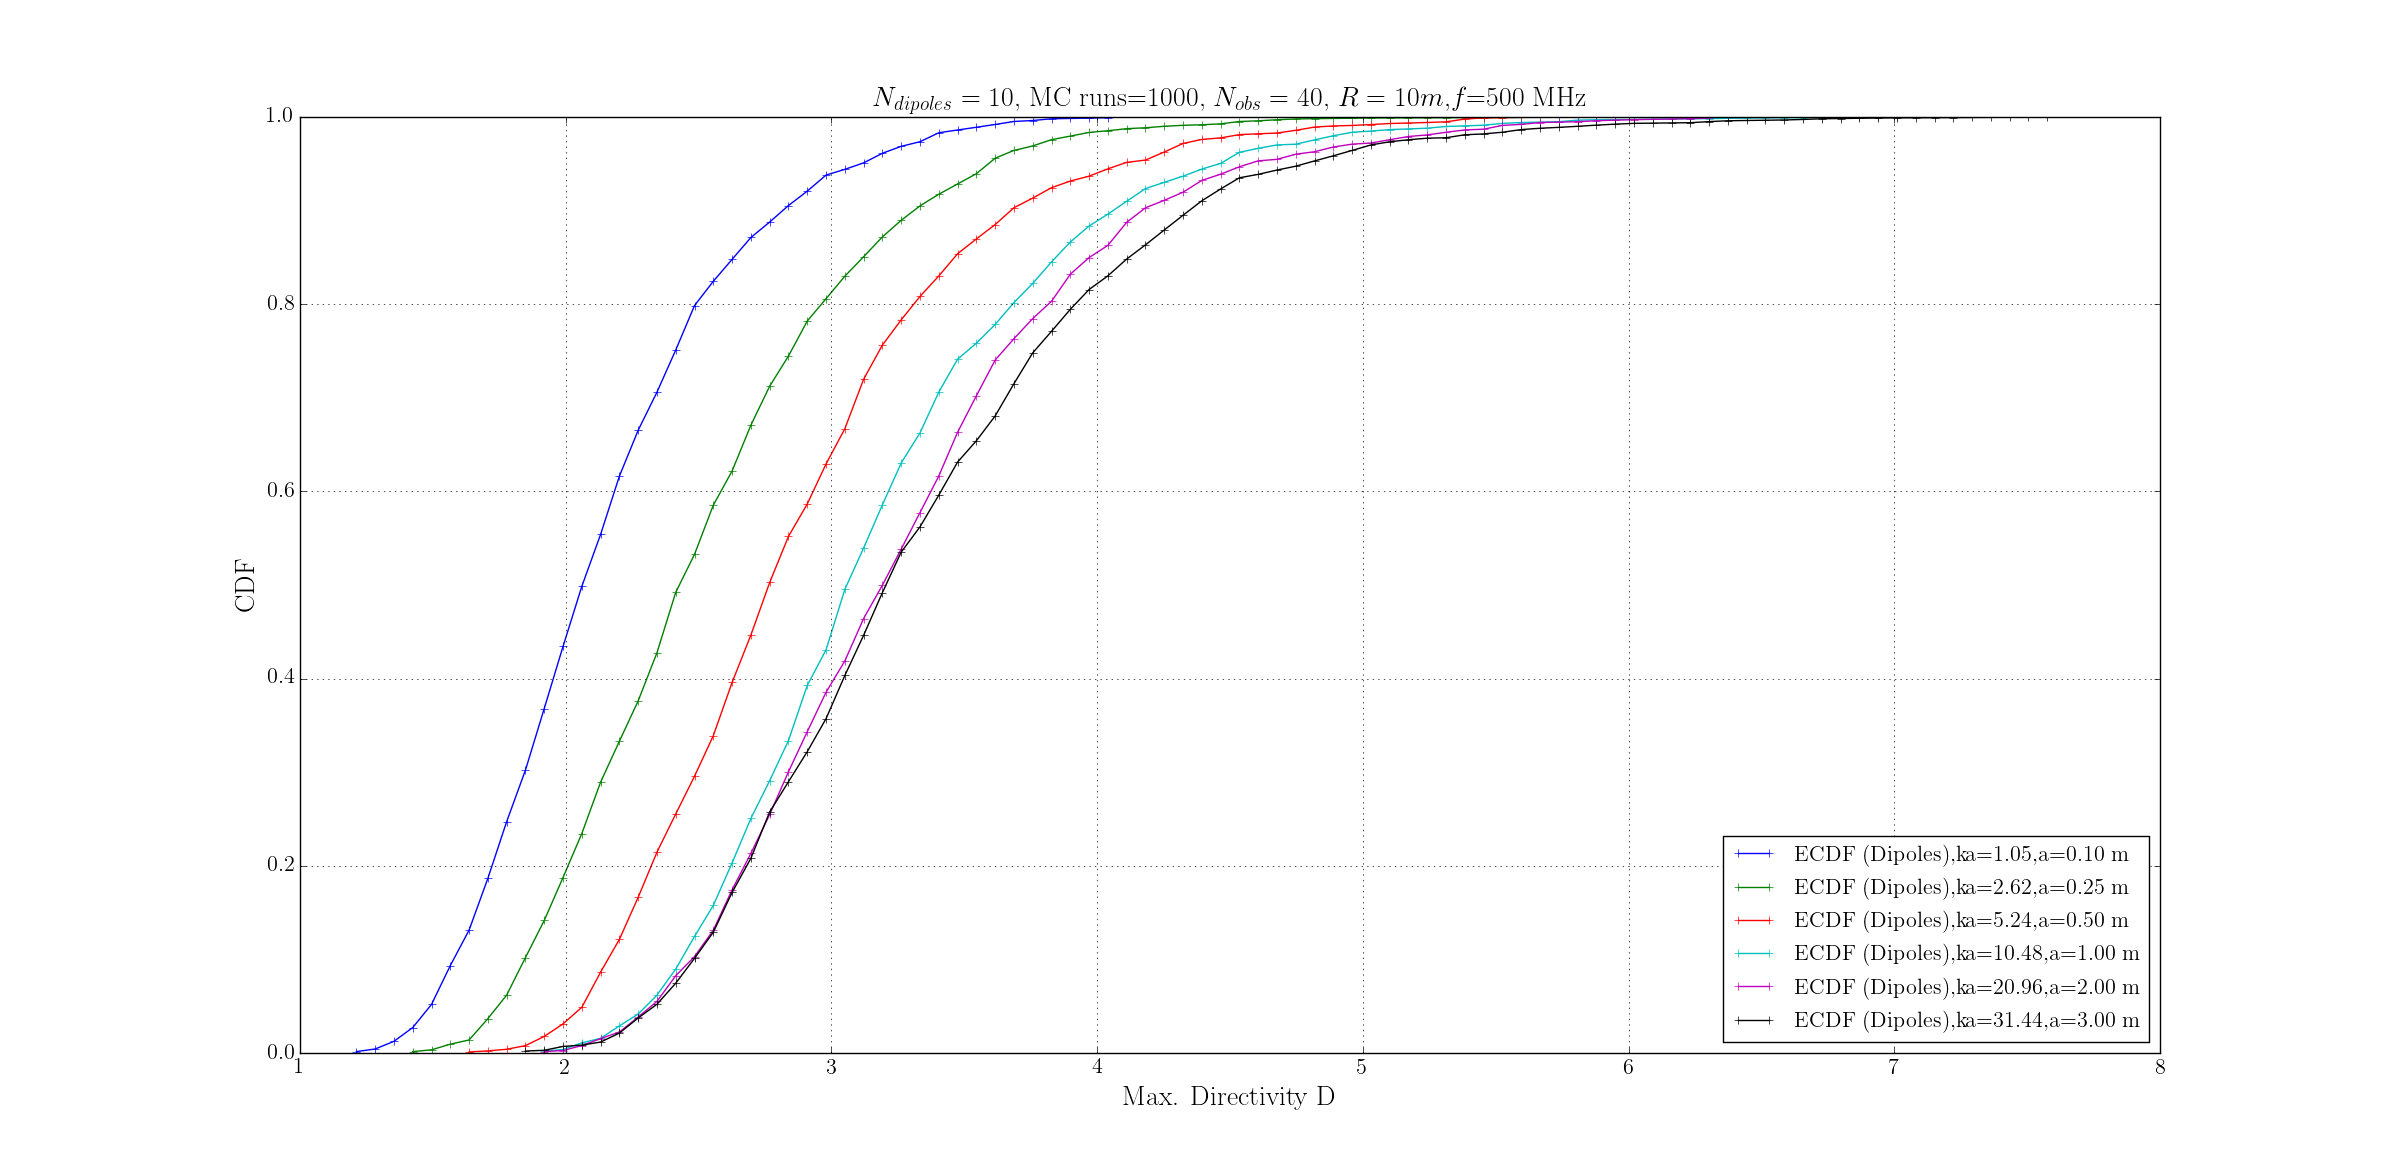

The Python source for this figure:
#-*- coding: utf-8 -*-
#Import from Python
from collections import deque
import numpy
import numpy.random
from scipy.integrate import quad
from scipy.stats import norm
from ecdf import ECDF
from itertools import cycle
import mpl_toolkits.mplot3d.axes3d as p3
from math import *
from cmath import *
import cmath
import cPickle
from matplotlib import rc, rcParams
from matplotlib.backends.backend_pdf import PdfPages
import pylab
import sys
import matplotlib
c=299792458.
pi=numpy.pi
mu0=4*pi*1e-7
eps0=1./(mu0*c**2)
twopi=2*pi
sin=numpy.sin
cos=numpy.cos
J=0+1j
from matplotlib import rc, rcParams
rc('text', usetex=True)
rc('font', family='serif')
fontsize=20
params = {#'backend': 'ps',
                    'font.size': fontsize,
                    'font.family': 'serif',
                    'font.serif': 'serif', 
                    'axes.titlesize': fontsize,
                    'axes.labelsize': fontsize,
                    'text.fontsize': fontsize,
                    'legend.fontsize': fontsize*0.8,
                    'xtick.labelsize': int(fontsize*0.8),
                    'ytick.labelsize': int(fontsize*0.8),
                    'text.usetex': True,
                    'figure.figsize': (5,5)}
rcParams.update(params)


# see Ma
class Sources(object):
    def __init__ (self, number):
        self.N=number
        self.phis=numpy.random.uniform(0.0,twopi,self.N)
        self.thetas=numpy.arccos(numpy.random.uniform(-1.0,1.0,self.N))
        #self.falsethetas=numpy.random.uniform(0.0,pi,self.N)  # wrong dists as in Wilson et al
        self.Is=numpy.random.uniform(0.0,1.,self.N)
        self.alphas=numpy.random.uniform(0.0,twopi,self.N)
        self.angles=zip(self.thetas,self.phis)
        
    def calc_power_ff(self, ka, th, ph):
        # Kugelcode
        cth=cos(th)
        sth=sin(th)
        cpsi=numpy.array([cth*cos(t)+sth*sin(t)*cos(ph-p) for t,p in self.angles])
        kacpsi=ka*cpsi
        exponent=kacpsi+self.alphas
        intensities=self.Is*numpy.exp(J*exponent)
        intens=sum(intensities)
        power=abs(intens)**2
        return power
#-*- coding: utf-8 -*-
#Import from Python
from collections import deque
import numpy
import numpy.random
from scipy.integrate import quad
from scipy.stats import norm
from ecdf import ECDF
from itertools import cycle
import mpl_toolkits.mplot3d.axes3d as p3
from math import *
from cmath import *
import cPickle
import matplotlib.pyplot as plt
from matplotlib.backends.backend_pdf import PdfPages
import pylab
import sys
import matplotlib
c=299792458.
pi=numpy.pi
mu0=4*pi*1e-7
eps0=1./(mu0*c**2)
twopi=2*pi
sin=numpy.sin
cos=numpy.cos
J=0+1j

from matplotlib import rc, rcParams
rc('text', usetex=True)
rc('font', family='serif')
fontsize=20
params = {#'backend': 'ps',
                    'font.size': fontsize,
                    'font.family': 'serif',
                    'font.serif': 'serif', 
                    'axes.titlesize': fontsize,
                    'axes.labelsize': fontsize,
                    'text.fontsize': fontsize,
                    'legend.fontsize': fontsize*0.8,
                    'xtick.labelsize': int(fontsize*0.8),
                    'ytick.labelsize': int(fontsize*0.8),
                    'text.usetex': True,
                    'figure.figsize': (5,5)}
rcParams.update(params)


# see Ma
class Sources(object):
    def __init__ (self, number):
        self.N=number
        self.phis=numpy.random.uniform(0.0,twopi,self.N)
        self.thetas=numpy.arccos(numpy.random.uniform(-1.0,1.0,self.N))
        #self.falsethetas=numpy.random.uniform(0.0,pi,self.N)  # wrong dists as in Wilson et al
        self.Is=numpy.random.uniform(0.0,1.,self.N)
        self.alphas=numpy.random.uniform(0.0,twopi,self.N)
        self.angles=zip(self.thetas,self.phis)
        
    def calc_power_ff(self, ka, th, ph):
        # Kugelcode
        cth=cos(th)
        sth=sin(th)
        cpsi=numpy.array([cth*cos(t)+sth*sin(t)*cos(ph-p) for t,p in self.angles])
        kacpsi=ka*cpsi
        exponent=kacpsi+self.alphas
        intensities=self.Is*numpy.exp(J*exponent)
        intens=sum(intensities)
        power=abs(intens)**2
        return power

def calc_ds (sources, Nrepetitions,k,ophis,othetas):
    results=[]
    for rep in range(Nrepetitions):
        s=Sources(sources)
        pss=[]
        #i=0
        #D=False
        #b=deque(maxlen=10)
        for ph,th in zip(ophis,othetas):
            ps=s.calc_power_ff(k,th,ph)  # using the function inside the Class
            pss.append(ps)  # save to global list
        pav=sum(pss)/len(pss)  # average power
        pmax=max(pss) # max power
        d=pmax/pav # directivity (sampled)
        #i=i+1
        #b.append(d)
        #print i, ka, N, pav, pmax, d, D  # output
        #bav=sum(b)/len(b)
        #if i>b.maxlen and abs(bav-max(b)) < 0.01 and abs(bav-min(b)) < 0.01:
        D=d
        results.append(D)
        #break
    return results
def R_new(N, a=1., theta=None, rand_a=False,zoffset=0):
    choose_surface=numpy.random.uniform(0.0,26.56548668,N)
    points=[]
    alpha=2*pi*numpy.random.random()
    for choice in choose_surface:
        if choice<=3.0:
            x=numpy.random.uniform(0.0,0.3)
            y=0
            z=numpy.random.uniform(0.0,0.2)
        elif choice<=6.0:
            x=numpy.random.uniform(0.0,0.3)
            y=0.4
            z=numpy.random.uniform(0.0,0.2)
        elif choice<=10.0:
            x=0
            y=numpy.random.uniform(0.0,0.4)
            z=numpy.random.uniform(0.0,0.2)
        elif choice<=14.0:
            x=0.3
            y=numpy.random.uniform(0.0,0.4)
            z=numpy.random.uniform(0.0,0.2)
        elif choice<=20.0:
            x=numpy.random.uniform(0.0,0.3)
            y=numpy.random.uniform(0.0,0.4)
            z=0
        elif choice<=26.0:
            x=numpy.random.uniform(0.0,0.3)
            y=numpy.random.uniform(0.0,0.4)
            z=0.2
        elif choice<=26.56548668:
                x=0.3+numpy.random.uniform(0.0,0.7)
                y=0.0026+0.0009*cos(alpha)
                z=0.197+0.0009*sin(alpha)
        points.append([x,y,z])
    return numpy.array(points)
def E_hertz_far (r, p, R, phi, f, t=0, epsr=1.):
    """
    Calculate E field strength of hertzian dipole(s) in the far field
    p: array of dipole moments
    R: array of dipole positions
    r: observation point
    f: frequency
    t: time
    phi: array with dipole phase angles (0..2pi)
    return: field strength at observation point r at time t (3-tuple: Ex, Ey, Ez) 
    """
    N=len(phi)
    rprime=r-R  # r'=r-R
    magrprime=numpy.sqrt(rprime[:,0]**2 + rprime[:,1]**2 + rprime[:,2]**2)
    #magrprime=numpy.sqrt(numpy.array([numpy.vdot(a,a) for a in rprime])) # |r-R|
    w=2*pi*f  # omega
    k=w/c     # wave number
    krp=k*magrprime  # k*|r-R|
    rprime_cross_p = numpy.cross(rprime, p) # (r-R) x p
    rp_c_p_c_rp = numpy.cross(rprime_cross_p, rprime) # ((r-R) x p) x (r-R) 
    expfac=numpy.exp(1j*(w*t-krp+phi))
    Ei = (w**2/(4*pi*eps0*epsr*c**2*magrprime**3) * expfac).reshape(N,1) * rp_c_p_c_rp
    E=(sum(Ei)) # Ei zeitabheangig aufaddiert, Absolutwertbildung um zeitunabhaengigen Vergleichswert (Amplitude) zu haben, alternativ ist Mittelung ueber eine Periode moeglich (Effektivwert = Amplitude/wurzel2)
    #print 'EI',Ei
    #print len(Ei[0])
    #print E
    
    return E



def car2sph(xyz):
    ptsnew = numpy.zeros(xyz.shape)
    xy = xyz[:,0]**2 + xyz[:,1]**2
    ptsnew[:,0] = numpy.sqrt(xy + xyz[:,2]**2)  # r
    ptsnew[:,1] = numpy.arctan2(numpy.sqrt(xy), xyz[:,2]) # tetha
    ptsnew[:,2] = numpy.arctan2(xyz[:,1], xyz[:,0])  # phi
    return ptsnew

def p_rand_auchalt (N, pmax=1., fix_amplitude=None):
    """
    returns array of N random dipole moments (px,py,pz)
    |p| <= pmax
    """
    if not fix_amplitude:
        r=pmax*numpy.random.random(N)
    else:
        r=pmax*numpy.ones(N)
    phi=2*pi*numpy.random.random(N)
    th=pi*numpy.random.random(N)
    #th=numpy.arccos(2*numpy.random.random(N)-1)
    xyz=(numpy.array([r*numpy.sin(th)*numpy.cos(phi),
                     r*numpy.sin(th)*numpy.sin(phi),
                     r*numpy.cos(th)])).T
    #print xyz
    return xyz

def p_rand_alt (N, pmax=1., fix_amplitude=None):
    """
    returns array of N random dipole moments (px,py,pz)
    |p| <= pmax
    """
    if not fix_amplitude:
        r=pmax*numpy.random.random(N)
    else:
        r=pmax*numpy.ones(N)
    phi=2*pi*numpy.random.random(N)
    th=pi*numpy.random.random(N)
    #th=numpy.arccos(2*numpy.random.random(N)-1)
    xyz=(numpy.array([r*numpy.cos(th),r*numpy.sin(th)*numpy.cos(phi),
                     r*numpy.sin(th)*numpy.sin(phi)])).T
    #print xyz
    return xyz


def p_rand (N, pmax=1., fix_amplitude=None):
    """
    returns array of N random dipole moments (px,py,pz)
    |p| <= pmax
    """
    if not fix_amplitude:
        r=pmax*numpy.random.random(N)
    else:
        r=pmax*numpy.ones(N)
    #r=r**0.5
    phi=2*pi*numpy.random.random(N)
    costh=numpy.random.uniform(-1,1,N)
    th=numpy.arccos(costh)
    #th=numpy.arccos(2*numpy.random.random(N)-1)
    xyz=(numpy.array([r*numpy.sin(th)*numpy.cos(phi),
                     r*numpy.sin(th)*numpy.sin(phi),
                     r*numpy.cos(th)])).T
    #print xyz
    
    return xyz

def R_rand (N, a=1., theta=None, rand_a=False,zoffset=0):
    """
    returns array of N random vectors (Rx,Ry,Rz)
    |R| = a
    """
    if not rand_a:
        r=a*numpy.ones(N)
    else:
        r=a*numpy.random.random(N)
    phi=2*pi*numpy.random.random(N)
    if theta is None:
        th=numpy.arccos(2*numpy.random.random(N)-1)
    else:
        th = theta*numpy.ones(N)
    xyz=(numpy.array([r*numpy.sin(th)*numpy.cos(phi),
                     r*numpy.sin(th)*numpy.sin(phi),
                     r*numpy.cos(th)+zoffset])).T
    
    return xyz

def R_notrand (N, a=1., theta=None, rand_a=False,zoffset=0):
    """
    returns array of N random vectors (Rx,Ry,Rz)
    |R| = a
    """
    if not rand_a:
        r=a*numpy.ones(N)
    else:
        r=a*numpy.random.random(N)
    phi=2*pi*numpy.linspace(0,(N-1)/float(N),N)
    #print numpy.linspace(0,(N-1)/float(N),N)
    if theta is None:
        th=numpy.arccos(2*numpy.random.random(N)-1)
    else:
        th = theta*numpy.ones(N)
    print 'th', th
    print 'phi',phi
    #wait
    xyz=(numpy.array([r*numpy.sin(th)*numpy.cos(phi),
                     r*numpy.sin(th)*numpy.sin(phi),
                     r*numpy.cos(th)+zoffset])).T
    
    return [xyz,phi,th]

def R_Kugel(N,distance,zoffset=0):
    """
    returns array of N random vectors on a sphere
    """
    
    thetaphilist=[]
    thetas=[]
    phis=[]
    thetas.append(0)
    phis.append(0)
    #thetaphilist.append([0,0])
    phiminus1=0.0
    for k in (numpy.array(range(N-2))+2):
    
        hk=-1.0+2.0*(k-1)/(N-1)
        #print hk
        theta=numpy.arccos(hk)
        #print hk

        phi=numpy.mod(phiminus1+3.6/numpy.sqrt(N)/numpy.sqrt(1-hk**2),2*numpy.pi)
        #print phi
        phiminus1=phi
        #thetaphilist.append([phi,theta])
        thetas.append(theta)
        phis.append(phi)
        #thetaphilist.append([0,numpy.pi])    
        #thetas.append(numpy.pi)
        #phis.append(0)
        
    thetas=numpy.array(thetas)
    phis=numpy.array(numpy.real(phis))
        #print thetas,phis
    xyz=(numpy.array([distance*numpy.sin(thetas)*numpy.cos(phis),distance*numpy.sin(thetas)*numpy.sin(phis),distance*numpy.cos(thetas)+zoffset])).T
        #print xyz
    return [xyz,phis,thetas]

def Ns_hansen_1D(ka):
    return 4*ka+2

def Ns_hansen_3D(ka):
    return 4*ka**2+8*ka

def EDmax_hansen (ka, mu=1., Ns=None):
    if Ns is None:
        Ns=Ns_hansen_3D
    Nska=Ns(ka)
    D=0.577 + numpy.log(Nska) + 0.5/Nska
    return mu*D

def FD_hansen(d, ka, mu=1., Ns=None):
    if Ns is None:
        Ns=Ns_hansen_3D
    Nska=Ns(ka)
    return (1-numpy.exp(-d/mu))**Nska

def calc_ds_MCHansen(ka, N_MC, N_obs, mu=1.0, Ns=None):
    if Ns is None:
        Ns=Ns_hansen_3D
    Nska=int(Ns(ka)+0.5)
    Ds=[]
    for i in range(N_MC):
        Ex=numpy.zeros(Nska)
        Ey=numpy.zeros(Nska)
        Ez=numpy.zeros(Nska)
        for j in range(N_obs):
            Ex+=norm.rvs(size=Nska)
            Ey+=norm.rvs(size=Nska)
            Ez+=norm.rvs(size=Nska)
        magE2=Ex**2+Ey**2+Ez**2
        D=max(magE2)*Nska/sum(magE2)
        Ds.append(D)
        print i, ka, D
    Emean=sum(Ds)/len(Ds)
    Tmean=EDmax_hansen(ka, mu=mu, Ns=Ns)
    Ds=[D*Tmean/Emean for D in Ds]
    return Ds

def fD_hertz_one_cut(d):
    if not ( 1<=d<=2 ):
        return 0.0
    return 1./(pi*d)*sqrt(2/((d-1)*(2-d)))

def FD_hertz_one_cut(d):
    if d<1:
        return 0.0
    if d>2:
        return 1.0
    return 0.5-1./pi*numpy.arcsin(4./d-3)

def FD_hertz_one_cut_costheta(d):
    if d<1:
        return 0.0
    if d>2:
        return 1.0
    return 1-numpy.sqrt((2-d)/(d))
    

def load_padirec(anz):
    f=file(str(anz)+'palist.dmp','r')
    pa=cPickle.load(f)
    f.close()
    f=file(str(anz)+'direction.dmp','r')
    direc=cPickle.load(f)
    f.close()
    f=file(str(anz)+'dpnr.dmp','r')
    dpnr=cPickle.load(f)
    f.close()
    f=file('EUTList.dmp','r')
    EUTlist=cPickle.load(f)
    f.close()
    #print pa,direc,dpnr,EUTlist
    return [pa,direc,dpnr,EUTlist]

def calcEmags2(Es,phi,th):
    
    hfaktor=(numpy.array([-numpy.sin(th)*numpy.sin(phi),
                     numpy.sin(th)*numpy.cos(phi),
                     numpy.cos(th)])).T
    vfaktor=(numpy.array([numpy.cos(th)*numpy.cos(phi),
                     numpy.cos(th)*numpy.sin(phi),
                     numpy.sin(th)])).T
    Eshv=numpy.array([[numpy.vdot(hf,E) for hf,E in zip(hfaktor,Es)],[numpy.vdot(vf,E) for vf,E in zip(vfaktor,Es)]])
    #print 'Eshv',Eshv.T
    Emags2=numpy.array([numpy.vdot(a,a) for a in Eshv.T])  # |E|**2

    return Emags2



def calc_ds (sources, Nrepetitions,k,ophis,othetas):
    results=[]
    for rep in range(Nrepetitions):
        s=Sources(sources)
        pss=[]
        #i=0
        #D=False
        #b=deque(maxlen=10)
        for ph,th in zip(ophis,othetas):
            ps=s.calc_power_ff(k,th,ph)  
            pss.append(ps)  # save to global list
        pav=sum(pss)/len(pss)  # average power
        pmax=max(pss) # max power
        d=pmax/pav # directivity (sampled)
        #i=i+1
        #b.append(d)
        #print i, ka, N, pav, pmax, d, D  # output
        #bav=sum(b)/len(b)
        #if i>b.maxlen and abs(bav-max(b)) < 0.01 and abs(bav-min(b)) < 0.01:
        D=d
        results.append(D)
        #break
    return results
def remove_nan(seq):
    not_nan=10000
    clean_seq=[]   
    for i,v in enumerate(seq):
        if str(v)!="nan":
            not_nan=i
            clean_seq.append(v)
        elif i<not_nan:
            clean_seq.append(0)
        else:
            clean_seq.append(1)
    return clean_seq
def E_hertz_far (r, p, R, phi, f, t=0, epsr=1.):
    """
    Calculate E field strength of hertzian dipole(s) in the far field
    p: array of dipole moments
    R: array of dipole positions
    r: observation point
    f: frequency
    t: time
    phi: array with dipole phase angles (0..2pi)
    return: field strength at observation point r at time t (3-tuple: Ex, Ey, Ez) 
    """
    N=len(phi)
    rprime=r-R  # r'=r-R
    magrprime=numpy.sqrt(rprime[:,0]**2 + rprime[:,1]**2 + rprime[:,2]**2)
    #magrprime=numpy.sqrt(numpy.array([numpy.vdot(a,a) for a in rprime])) # |r-R|
    w=2*pi*f  # omega
    k=w/c     # wave number
    krp=k*magrprime  # k*|r-R|
    rprime_cross_p = numpy.cross(rprime, p) # (r-R) x p
    rp_c_p_c_rp = numpy.cross(rprime_cross_p, rprime) # ((r-R) x p) x (r-R) 
    expfac=numpy.exp(1j*(w*t-krp+phi))
    Ei = (w**2/(4*pi*eps0*epsr*c**2*magrprime**3) * expfac).reshape(N,1) * rp_c_p_c_rp
    #print Ei
    E=((sum(Ei))) # Ei zeitabheangig aufaddiert, Absolutwertbildung um zeitunabhaengigen Vergleichswert (Amplitude) zu haben, alternativ ist Mittelung ueber eine Periode moeglich (Effektivwert = Amplitude/wurzel2)
    #print 'EI',Ei
    #print 'EI',Ei
    #print type(Ei[0][0])
    #print len(Ei[0])
    #print sum(Ei)
    #print numpy.sum(Ei)
    #print E
    
    #print E
    #print sum(Ei)
    
    return E


def car2sph(xyz):
    ptsnew = numpy.zeros(xyz.shape)
    xy = xyz[:,0]**2 + xyz[:,1]**2
    ptsnew[:,0] = numpy.sqrt(xy + xyz[:,2]**2)  # r
    ptsnew[:,1] = numpy.arctan2(numpy.sqrt(xy), xyz[:,2]) # tetha
    ptsnew[:,2] = numpy.arctan2(xyz[:,1], xyz[:,0])  # phi
    return ptsnew

def p_rand_auchalt (N, pmax=1., fix_amplitude=None):
    """
    returns array of N random dipole moments (px,py,pz)
    |p| <= pmax
    """
    if not fix_amplitude:
        r=pmax*numpy.random.random(N)
    else:
        r=pmax*numpy.ones(N)
    phi=2*pi*numpy.random.random(N)
    th=pi*numpy.random.random(N)
    #th=numpy.arccos(2*numpy.random.random(N)-1)
    xyz=(numpy.array([r*numpy.sin(th)*numpy.cos(phi),
                     r*numpy.sin(th)*numpy.sin(phi),
                     r*numpy.cos(th)])).T
    #print xyz
    return xyz

def p_rand_alt (N, pmax=1., fix_amplitude=None):
    """
    returns array of N random dipole moments (px,py,pz)
    |p| <= pmax
    """
    if not fix_amplitude:
        r=pmax*numpy.random.random(N)
    else:
        r=pmax*numpy.ones(N)
    phi=2*pi*numpy.random.random(N)
    th=pi*numpy.random.random(N)
    #th=numpy.arccos(2*numpy.random.random(N)-1)
    xyz=(numpy.array([r*numpy.cos(th),r*numpy.sin(th)*numpy.cos(phi),
                     r*numpy.sin(th)*numpy.sin(phi)])).T
    #print xyz
    return xyz


def p_rand (N, pmax=1., fix_amplitude=None):
    """
    returns array of N random dipole moments (px,py,pz)
    |p| <= pmax
    """
    if not fix_amplitude:
        r=pmax*numpy.random.random(N)
    else:
        r=pmax*numpy.ones(N)
    #r=r**0.5 # Gleichverteilung des Dipolmoments
    phi=2*pi*numpy.random.random(N)
    costh=numpy.random.uniform(-1,1,N)
    th=numpy.arccos(costh)
    #th=numpy.arccos(2*numpy.random.random(N)-1)
    xyz=(numpy.array([r*numpy.sin(th)*numpy.cos(phi),
                     r*numpy.sin(th)*numpy.sin(phi),
                     r*numpy.cos(th)])).T
    #print xyz
    
    return xyz

def R_rand (N, a=1., theta=None, rand_a=False,zoffset=0):
    """
    returns array of N random vectors (Rx,Ry,Rz)
    |R| = a
    """
    if not rand_a:
        r=a*numpy.ones(N)
    else:
        r=a*numpy.random.random(N)
    phi=2*pi*numpy.random.random(N)
    if theta is None:
        th=numpy.arccos(2*numpy.random.random(N)-1)
    else:
        th = theta*numpy.ones(N)
    xyz=(numpy.array([r*numpy.sin(th)*numpy.cos(phi),
                     r*numpy.sin(th)*numpy.sin(phi),
                     r*numpy.cos(th)+zoffset])).T
    
    return xyz

def R_notrand (N, a=1., theta=None, rand_a=False,zoffset=0):
    """
    returns array of N random vectors (Rx,Ry,Rz)
    |R| = a
    """
    if not rand_a:
        r=a*numpy.ones(N)
    else:
        r=a*numpy.random.random(N)
    phi=2*pi*numpy.linspace(0,(N-1)/float(N),N)
    #print numpy.linspace(0,(N-1)/float(N),N)
    if theta is None:
        th=numpy.arccos(2*numpy.random.random(N)-1)
    else:
        th = theta*numpy.ones(N)
    #print 'th', th
    #print 'phi',phi
    #wait
    xyz=(numpy.array([r*numpy.sin(th)*numpy.cos(phi),
                     r*numpy.sin(th)*numpy.sin(phi),
                     r*numpy.cos(th)+zoffset])).T
    
    return [xyz,phi,th]

def Ns_hansen_1D(ka):
    return 4*ka+2

def Ns_hansen_3D(ka):
    return 4*ka**2+8*ka

def EDmax_hansen (ka, mu=1., Ns=None):
    if Ns is None:
        Ns=Ns_hansen_3D
    Nska=Ns(ka)
    D=0.577 + numpy.log(Nska) + 0.5/Nska
    return mu*D

def FD_hansen(d, ka, mu=1., Ns=None):
    if Ns is None:
        Ns=Ns_hansen_3D
    Nska=Ns(ka)
    return (1-numpy.exp(-d/mu))**Nska

def calc_ds_MCHansen(ka, N_MC, N_obs, mu=1.0, Ns=None):
    if Ns is None:
        Ns=Ns_hansen_3D
    Nska=int(Ns(ka)+0.5)
    Ds=[]
    for i in range(N_MC):
        Ex=numpy.zeros(Nska)
        Ey=numpy.zeros(Nska)
        Ez=numpy.zeros(Nska)
        for j in range(N_obs):
            Ex+=norm.rvs(size=Nska)
            Ey+=norm.rvs(size=Nska)
            Ez+=norm.rvs(size=Nska)
        magE2=Ex**2+Ey**2+Ez**2
        D=max(magE2)*Nska/sum(magE2)
        Ds.append(D)
        print i, ka, D
    Emean=sum(Ds)/len(Ds)
    Tmean=EDmax_hansen(ka, mu=mu, Ns=Ns)
    Ds=[D*Tmean/Emean for D in Ds]
    return Ds

def fD_hertz_one_cut(d):
    if not ( 1<=d<=2 ):
        return 0.0
    return 1./(pi*d)*sqrt(2/((d-1)*(2-d)))

def FD_hertz_one_cut(d):
    if d<1:
        return 0.0
    if d>2:
        return 1.0
    return 0.5-1./pi*numpy.arcsin(4./d-3)

def FD_hertz_one_cut_costheta(d):
    if d<1:
        return 0.0
    if d>2:
        return 1.0
    return 1-numpy.sqrt((2-d)/(d))
    

def load_padirec(anz):
    f=file(str(anz)+'palist.dmp','r')
    pa=cPickle.load(f)
    f.close()
    f=file(str(anz)+'direction.dmp','r')
    direc=cPickle.load(f)
    f.close()
    f=file(str(anz)+'dpnr.dmp','r')
    dpnr=cPickle.load(f)
    f.close()
    f=file('EUTList.dmp','r')
    EUTlist=cPickle.load(f)
    f.close()
    #print pa,direc,dpnr,EUTlist
    return [pa,direc,dpnr,EUTlist]

def calcEmags2(Es,phi,th):
    
    hfaktor=(numpy.array([-numpy.sin(th)*numpy.sin(phi),
                     numpy.sin(th)*numpy.cos(phi),
                     numpy.cos(th)])).T
    vfaktor=(numpy.array([numpy.cos(th)*numpy.cos(phi),
                     numpy.cos(th)*numpy.sin(phi),
                     numpy.sin(th)])).T
    Eshv=numpy.array([[numpy.vdot(hf,E) for hf,E in zip(hfaktor,Es)],[numpy.vdot(vf,E) for vf,E in zip(vfaktor,Es)]])
    #print 'Eshv',Eshv.T
    Emags2=numpy.array([numpy.vdot(a,a) for a in Eshv.T])  # |E|**2

    return Emags2

if __name__ == "__main__":
    import pylab
    import sys
    output_data=[]
    distance = 10  # measurement distance
    a_EUT_list=numpy.array([0.1,0.25,0.50,1.00,2.,3.])
    N_dipole = 50    # number of random dipoles
    N_obs_points=50 #number of observation points (randomly distributed) on Ring around EUT
    N_MC=1000     # number of MC runs -> average over different random configurations
    f=6000*1e6#[30,50,80,100,150, 200,250, 300,350, 400,450, 500, 600, 700, 800, 900, 1000, 1100, 1200, 1300, 1400, 1500])*1e6#numpy.array(range(30,301,30))*1000000#numpy.logspace(10,11,3)  # generate frequencies
    kas=a_EUT_list*2*pi*f/c#kas=a_EUTs*2*pi*freqs/c # vector with k*a values (a: EUT radius)
    deval=numpy.linspace(1,8,100)
    output_data.append(deval)
    Ns=Ns_hansen_1D
    n_listen=0
    fig1=pylab.figure(1)        

    #[palist,direc,dpnrlist,EUTlist]=load_padirec(N_dipole*N_MC)
    #print len(palist), len(direc),len(dpnrlist),len(EUTlist)
    colors=cycle('bgrcmkwy')
    for a_EUT,ka,clr in zip(a_EUT_list,kas,colors):   # loop frequencies, kas
        #f=300*1e6
        #ka=a_EUT*2*pi*f/c
        [rs,phiwinkel,theta]=R_notrand(N_obs_points, distance, theta=0.5*pi,zoffset=0)#1.5) # generate not random observation points 
        Ds=[] # to store the directivities of the MC runs at this freq
        Eslist=[]
        Rsum=[]
        Psum=[]
        n_listen=0
        for mc in range(N_MC): # MC loop
            p=p_rand(N_dipole, pmax=1e-8)   # generate vector with random dipole moments
            R=R_new(N_dipole, a=a_EUT,rand_a=False,zoffset=0)   # generate random dipole positions on EUT surface
            Rsum.append(R[0])
            Psum.append(p[0])
            pha=2*pi*numpy.random.random(N_dipole) # generate random phases
            Es=numpy.array([E_hertz_far(r, p, R, pha, f, t=0, epsr=1.) for r in rs]) # calculate sum E-fields at obsevation points
            Emags2=abs(numpy.array([numpy.dot(a,a) for a in Es]))     
            av=sum(Emags2)/N_obs_points # the average of |E|**2
            ma=max(Emags2) # the maximum of |E|**2
            D=ma/av # directivity
            print mc, ma, av, D
            Ds.append(D)
            Eslist.append(Es)
             
        ED=EDmax_hansen(ka, mu=1., Ns=Ns)
        print    
        print f, ka, sum(Ds)/N_MC, ED
        print
        sys.stdout.flush()
        ecdfD=ECDF(Ds)
        pylab.figure(1)
        pylab.plot(deval,ecdfD(deval), '%s+-'%clr, label="ECDF (Dipoles),ka=%.2f,a=%.2f m"%(ka,a_EUT))
        output_data.append(remove_nan(ecdfD(deval)))
    #pylab.plot(deval, [FD_hertz_one_cut(d) for d in deval], label="Theoretical CDF (a=0 m)")
    #pylab.plot(deval, [FD_hertz_one_cut_costheta(d) for d in deval], label="Theoretical CDF cos(theta)(a=0 m)")
    pylab.axis([deval[0],deval[-1],0,1])
    pylab.grid()
    pylab.legend(loc=4)
    pylab.xlabel("Max. Directivity D")
    pylab.ylabel("CDF")
    pylab.title("$N_{dipoles}=%d$, MC runs=%d, $N_{obs}=%d$, $R=%d m$,$f$=%d GHz"%(N_dipole,N_MC,N_obs_points,distance,f/1e9))
   # pylab.show()
    fig = matplotlib.pyplot.gcf()
    fig.set_size_inches(18.5, 10.5)
    pp = PdfPages(r'D:\HIWI\python-script\new_new_results\4.13/result_b.pdf')
    pylab.savefig(pp, format='pdf',dpi=fig1.dpi, bbox_inches='tight')
    pp.close()
    output=zip(*output_data)
    numpy.savetxt(r"D:\HIWI\python-script\new_new_results\4.13/4.13b.dat", output, fmt=['%.6f']*len(output_data))

